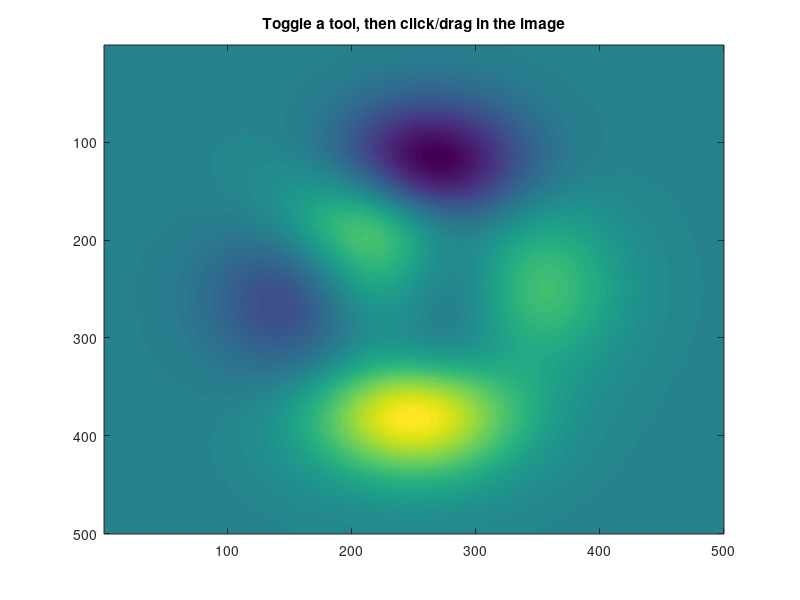

This figure's MATLAB source: (Note: this script raises an error after producing the figure.)
%pointerToolbarExample Zoom/pan toolbar anchored inside an image axes
%
%   A uim.widget.Toolbar in the northeast corner of a data axes, wired
%   to zoom/pan pointer tools through uim.interface.PointerToolBinding:
%   clicking a button toggles the tool, and toggling a tool by keyboard
%   shortcut (q/w/y) or programmatically updates the button states.
%
%   Run from anywhere in the repository; the script puts the toolbox
%   source first on the path.

% Put this repository's source first on the path: an older uim package
% (e.g. NANSEN's bundled copy) may otherwise shadow it.
addpath(genpath(fullfile(fileparts(mfilename('fullpath')), '..', 'src')))

hFigure = figure('Name', 'Pointer toolbar example', 'Color', 'w');
hAxes = axes(hFigure);
imagesc(hAxes, peaks(500))
title(hAxes, 'Toggle a tool, then click/drag in the image')

pointerManager = uim.interface.PointerManager(hFigure, hAxes, ...
    {'zoomIn', 'zoomOut', 'pan'});

toolbar = uim.widget.Toolbar(hAxes, ...
    'Location', 'northeast', 'Margin', [10, 10, 10, 10], ...
    'BackgroundAlpha', 0.5);

% Buttons use the toolbox's shipped icons for these modes.
binding = uim.interface.PointerToolBinding(toolbar, pointerManager, ...
    ["zoomIn", "zoomOut", "pan"], ...
    'Tooltips', struct('zoomIn', 'Zoom in (q)', ...
        'zoomOut', 'Zoom out (w)', 'pan', 'Pan (y)'));

% Keyboard shortcuts toggle the tools AND update the button states.
hFigure.KeyPressFcn = @(src, evt) pointerManager.onKeyPress(src, evt);
